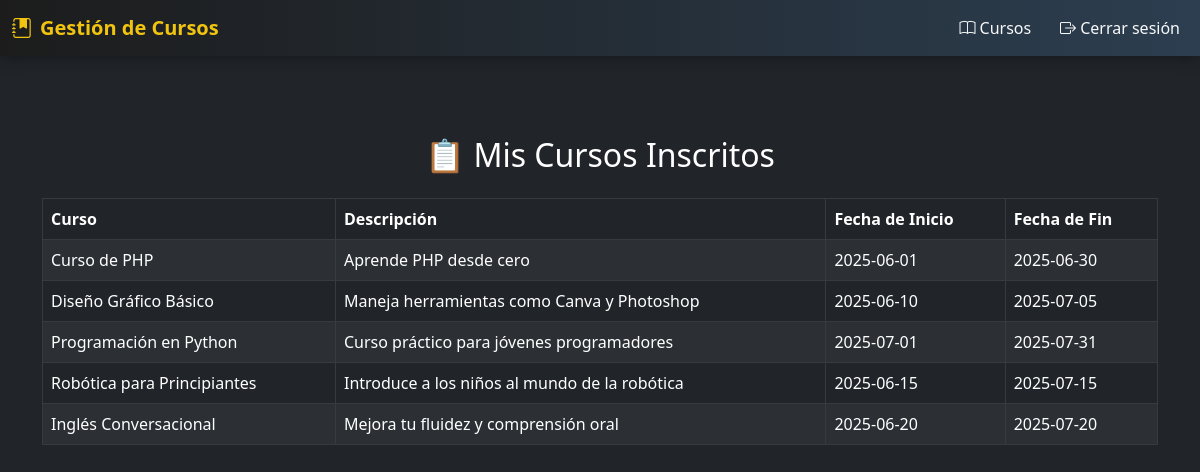
The page /paginas/mis_cursos.php (signed in) on the database its author committed.
### tables this page shows
CREATE TABLE `cursos` (
  `id_curso` int(11) NOT NULL,
  `nombre` varchar(100) NOT NULL,
  `descripcion` text NOT NULL,
  `fecha_inicio` date NOT NULL,
  `fecha_fin` date NOT NULL,
  `cupo_maximo` int(11) NOT NULL
);

### paginas/mis_cursos.php (the view, shortened to what this page needs)
<?php
include '../includes/conexion.php';
include '../includes/navbar.php';
$id_usuario = $_SESSION['usuario']['id_inscrito'];
$query = "
    SELECT c.nombre, c.descripcion, c.fecha_inicio, c.fecha_fin
    FROM inscripciones i
    JOIN cursos c ON i.id_curso = c.id_curso
    WHERE i.id_inscrito = ?
";
$stmt = $conexion->prepare($query);
$stmt->bind_param("i", $id_usuario);
$stmt->execute();
$resultado = $stmt->get_result();
?>
<!DOCTYPE html>
<html lang="es">
<head>
    <link href="https://cdn.jsdelivr.net/npm/bootstrap@5.3.0/dist/css/bootstrap.min.css" rel="stylesheet">
</head>
<body class="bg-dark text-white">
<div class="container py-5">
    <h2 class="text-center mb-4">📋 Mis Cursos Inscritos</h2>
    <div class="table-responsive">
        <table class="table table-striped table-bordered table-hover table-dark">
            <thead>
                <tr>
                    <th>Curso</th>
                    <th>Descripción</th>
                    <th>Fecha de Inicio</th>
                    <th>Fecha de Fin</th>
                </tr>
            </thead>
            <tbody>
            <?php while ($curso = $resultado->fetch_assoc()): ?>
                <tr>
                    <td><?= htmlspecialchars($curso['nombre']) ?></td>
                    <td><?= htmlspecialchars($curso['descripcion']) ?></td>
                    <td><?= htmlspecialchars($curso['fecha_inicio']) ?></td>
                    <td><?= htmlspecialchars($curso['fecha_fin']) ?></td>
                </tr>
            <?php endwhile; ?>
            </tbody>
        </table>
    </div>
</div>
</body>
</html>

### rows shown on the page
cursos: nombre "Curso de PHP", descripcion "Aprende PHP desde cero", fecha_inicio "2025-06-01", fecha_fin "2025-06-30"
cursos: nombre "Diseño Gráfico Básico", descripcion "Maneja herramientas como Canva y Photoshop", fecha_inicio "2025-06-10", fecha_fin "2025-07-05"
cursos: nombre "Programación en Python", descripcion "Curso práctico para jóvenes programadores", fecha_inicio "2025-07-01", fecha_fin "2025-07-31"
cursos: nombre "Robótica para Principiantes", descripcion "Introduce a los niños al mundo de la robótica", fecha_inicio "2025-06-15", fecha_fin "2025-07-15"
cursos: nombre "Inglés Conversacional", descripcion "Mejora tu fluidez y comprensión oral", fecha_inicio "2025-06-20", fecha_fin "2025-07-20"
